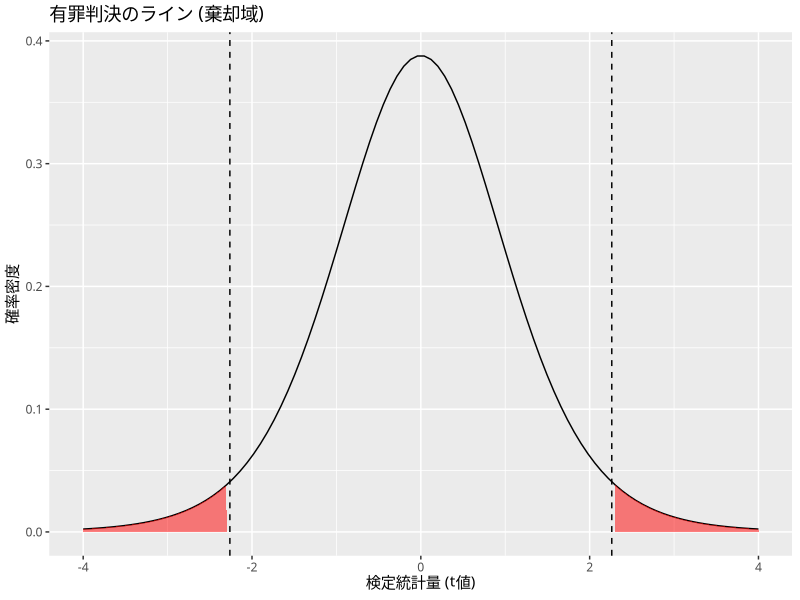

This figure's R source:
## ---- chunk 1
library(tidyverse)
# theme_set(theme_gray(base_family = "HiraKakuProN-W3")) # [対象注意] Mac用設定

# t分布 (自由度9)
x <- seq(-4, 4, length.out = 100)
y <- dt(x, df = 9)
df_t <- data.frame(x, y)

# 判決のライン（有意水準5%の両側）
critical_val <- qt(0.975, df = 9)

ggplot(df_t, aes(x = x, y = y)) +
  theme_gray(base_family = "HiraKakuProN-W3") + # [対象注意] Mac用設定
  geom_line() +
  geom_area(data = filter(df_t, x > critical_val), fill = "red", alpha = 0.5) +
  geom_area(data = filter(df_t, x < -critical_val), fill = "red", alpha = 0.5) +
  geom_vline(xintercept = c(critical_val, -critical_val), linetype = "dashed") +
  labs(title = "有罪判決のライン (棄却域)", x = "検定統計量 (t値)", y = "確率密度")
## ---- chunk 2
scores <- c(55, 60, 45, 70, 58, 62, 48, 52, 65, 50)
t.test(scores, mu = 50)
